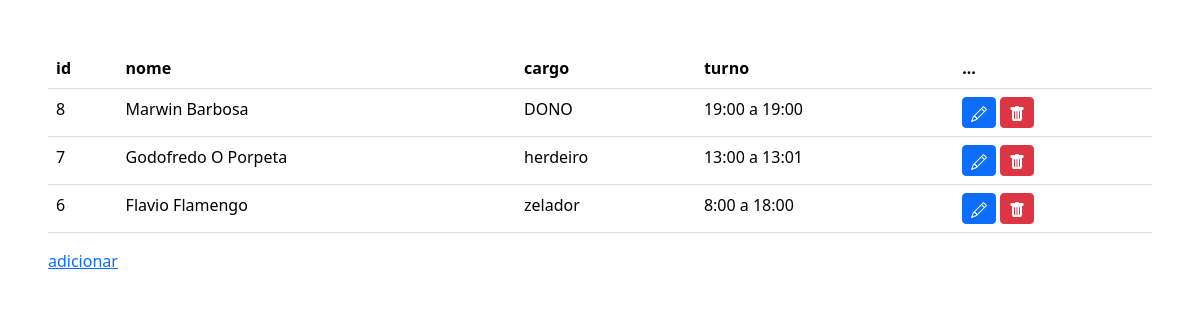
The page /tabela_funcionario.php on the database its author committed.
### tables this page shows
CREATE TABLE IF NOT EXISTS `funcionarios` (
  `ID` int NOT NULL AUTO_INCREMENT,
  `Nome` varchar(520) DEFAULT NULL,
  `Cargo` varchar(1200) DEFAULT NULL,
  `Turno` varchar(125) DEFAULT NULL,
  PRIMARY KEY (`ID`)
);

### tabela_funcionario.php (the view, shortened to what this page needs)
<?php
include_once('conexao.php');
$sql = "SELECT * FROM funcionarios ORDER BY id DESC";
$result =$conexao->query($sql);
?>
<!DOCTYPE html>
<html lang="en">
<head>
</head>
<body>
<div class="m-5">
    <table class="table">
      <thead>
<tr><th scope="col">id</th><th scope="col">nome</th><th scope="col">cargo</th><th scope="col">turno</th><th scope="col">...</th>
        </tr>
      </thead>
      <tbody>
        <?php
        while($user_data = mysqli_fetch_assoc($result)){
            echo "<tr>";
            echo "<td>".$user_data['ID']."</td>";
            echo "<td>".$user_data['Nome']."</td>";
            echo "<td>".$user_data['Cargo']."</td>";
            echo "<td>".$user_data['Turno']."</td>";
            echo "<td> <a class=' btn-sm btn btn-primary' href='edit_funcionario.php?ID=$user_data[ID]'>
            <svg xmlns='http://www.w3.org/2000/svg' width='16' height='16' fill='currentColor' class='bi bi-pencil' viewBox='0 0 16 16'>
            <path d='M12.146.146a.5.5 0 0 1 .708 0l3 3a.5.5 0 0 1 0 .708l-10 10a.5.5 0 0 1-.168.11l-5 2a.5.5 0 0 1-.65-.65l2-5a.5.5 0 0 1 .11-.168l10-10zM11.207 2.5 13.5 4.793 14.793 3.5 12.5 1.207 11.207 2.5zm1.586 3L10.5 3.207 4 9.707V10h.5a.5.5 0 0 1 .5.5v.5h.5a.5.5 0 0 1 .5.5v.5h.293l6.5-6.5zm-9.761 5.175-.106.106-1.528 3.821 3.821-1.528.106-.106A.5.5 0 0 1 5 12.5V12h-.5a.5.5 0 0 1-.5-.5V11h-.5a.5.5 0 0 1-.468-.325z'/>
          </svg></a>
                <a class='btn btn-sm btn-danger' href='delete_funcionarios.php?ID=$user_data[ID]'><svg xmlns='http://www.w3.org/2000/svg' width='16' height='16' fill='currentColor' class='bi bi-trash-fill' viewBox='0 0 16 16'>
                <path d='M2.5 1a1 1 0 0 0-1 1v1a1 1 0 0 0 1 1H3v9a2 2 0 0 0 2 2h6a2 2 0 0 0 2-2V4h.5a1 1 0 0 0 1-1V2a1 1 0 0 0-1-1H10a1 1 0 0 0-1-1H7a1 1 0 0 0-1 1H2.5zm3 4a.5.5 0 0 1 .5.5v7a.5.5 0 0 1-1 0v-7a.5.5 0 0 1 .5-.5zM8 5a.5.5 0 0 1 .5.5v7a.5.5 0 0 1-1 0v-7A.5.5 0 0 1 8 5zm3 .5v7a.5.5 0 0 1-1 0v-7a.5.5 0 0 1 1 0z'/>
              </svg> </a>
          </td>";
            echo "</tr>";
        }
         ?>
      </tbody>
    </table>
    <a href="adiciFunci.php">adicionar</a>
</div>
</body>
<link href="https://cdn.jsdelivr.net/npm/bootstrap@5.3.2/dist/css/bootstrap.min.css" rel="stylesheet"
>
</html>

### rows shown on the page
funcionarios: ID "8", Nome "Marwin Barbosa", Cargo "DONO", Turno "19:00 a 19:00"
funcionarios: ID "7", Nome "Godofredo O Porpeta", Cargo "herdeiro", Turno "13:00 a 13:01"
funcionarios: ID "6", Nome "Flavio Flamengo", Cargo "zelador", Turno "8:00 a 18:00"
